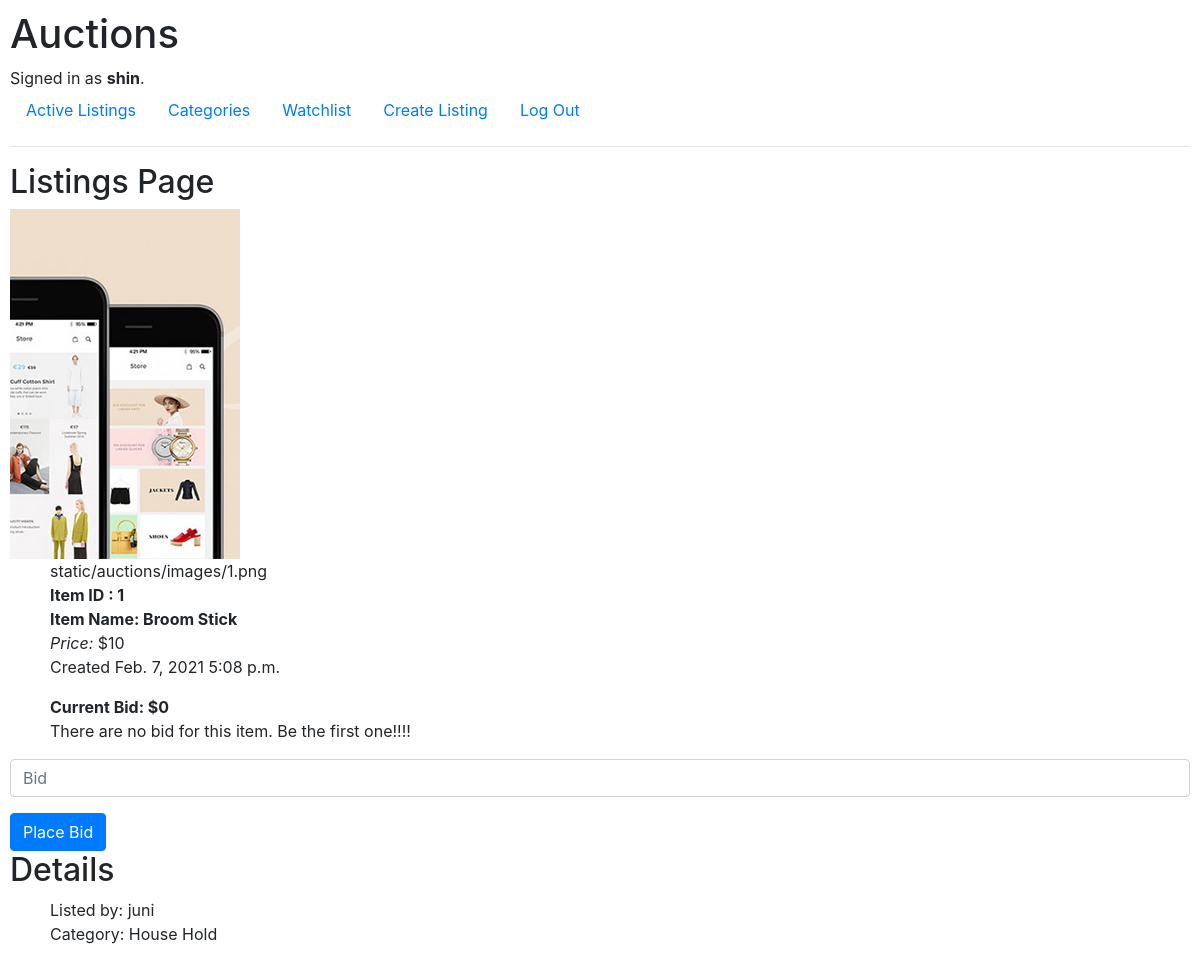
/listings/1 (signed in), run on the app's committed database.
### auctions/models.py (models this page shows, shortened)
class User(AbstractUser):
    pass

class Bidding(models.Model):
    listingInfo = models.ForeignKey(AuctionListing, on_delete=models.CASCADE, related_name="listing_info",null=True)
    bidPrice = models.PositiveIntegerField(null=True)
    bidCount = models.PositiveIntegerField(default=0)

class AuctionListing(models.Model):
    item = models.OneToOneField(Item, on_delete=models.CASCADE, related_name="item")
    listedBy = models.ForeignKey(
        User, on_delete=models.CASCADE, related_name="listed_by")
    createDate = models.DateField(default=datetime.now, blank=True)
    createTime = models.TimeField(default=datetime.now, blank=True)

class Item(models.Model):
    itemName = models.CharField(max_length=64)
    price= models.PositiveIntegerField()
    description = models.TextField()
    category = models.CharField(max_length=64, null=True)
    image = models.ImageField(upload_to='static/auctions/images/', null=True)

### auctions/views.py (the view)
# urls.py: path("listings/<int:item_id>", views.listings, name="listings"),
def listings(request, item_id):
    try:
        item = Bidding.objects.get(id=item_id)
    except Bidding.DoesNotExist:
        raise Http404("Item does not Exist!!!!")
    return render(request, "auctions/listings.html",{
        "item":item
    })

### auctions/templates/auctions/listings.html (shortened to what this page needs)
{% extends "auctions/layout.html" %} {% load static %} {% block body %}
<h2>Listings Page</h2>
<div>
    <img src="{% static '' %} {{item.listingInfo.item.image}}" alt="item img" />
</div>
<div>
    <ul style="list-style-type: none;">
        <li>{{ item.listingInfo.item.image }}</li>
        <li><strong>Item ID : {{ item.listingInfo.item.id}}</strong></li>
        <li><strong>Item Name: {{ item.listingInfo.item.itemName}}</strong></li>
        <li><em>Price: </em>${{ item.listingInfo.item.price}}</li>
        <li>Created {{ item.listingInfo.createDate }} {{ item.listingInfo.createTime }}</li>
    </ul>
</div>
<div>
    <ul style="list-style-type: none;">
        <li><strong>Current Bid: ${{ item.bidPrice }}</strong></li>
        {% if item.bidCount == 0 %}
        <li> There are no bid for this item. Be the first one!!!!</li>
        {% else %}
        <li> {{ item.bidCount }} bids so far.</li>
        {% endif %}
    </ul>
    <form action="{% url 'bid' %}" method="post">
        <div class="form-group">
            <input class="form-control" type="number" name="bid" placeholder="Bid">
        </div>
        <input class="btn btn-primary" type="submit" value="Place Bid">
    </form>
</div>
<div>
    <h2>Details</h2>
    <ul style="list-style-type: none;">
        <li>Listed by: {{ item.listingInfo.listedBy }}</li>
        <li>Category: {{ item.listingInfo.item.category }}</li>
    </ul>
</div>
{% endblock %}

### auctions/templates/auctions/layout.html (shortened to what this page needs)
{% load static %}
<!DOCTYPE html>
<html lang="en">
<head>
    <link rel="stylesheet" href="https://stackpath.bootstrapcdn.com/bootstrap/4.4.1/css/bootstrap.min.css">
    <link href="{% static 'auctions/styles.css' %}" rel="stylesheet">
</head>
<body>
    <h1>Auctions</h1>
    <div>
        {% if user.is_authenticated %} Signed in as <strong>{{ user.username }}</strong>. {% else %} Not signed in. {% endif %}
    </div>
    <ul class="nav">
        <li class="nav-item">
            <a class="nav-link" href="{% url 'index' %}">Active Listings</a>
        </li>
        <li class="nav-item">
            <a class="nav-link" href="{% url 'categories' %}">Categories</a>
        </li>
        <li class="nav-item">
            <a class="nav-link" href="{% url 'watchlist' %}">Watchlist</a>
        </li>
        <li class="nav-item">
            <a class="nav-link" href="{% url 'createListings' %}">Create Listing</a>
        </li>
        {% if user.is_authenticated %}
        <li class="nav-item">
            <a class="nav-link" href="{% url 'logout' %}">Log Out</a>
        </li>
        {% endif %}
    </ul>
    <hr> {% block body %} {% endblock %}
</body>
</html>

### auctions/static/auctions/styles.css (style rules this page uses)
body { padding: 10px; }

### data on the page
User: username "shin"
Bidding: listingInfo.item.image (picture), listingInfo.item.image "static/auctions/images/1.png", listingInfo.item.id "1", listingInfo.item.itemName "Broom Stick", listingInfo.item.price "10", listingInfo.createDate "Feb. 7, 2021", listingInfo.createTime "5:08 p.m.", bidPrice "0", listingInfo.listedBy "juni", listingInfo.item.category "House Hold"
